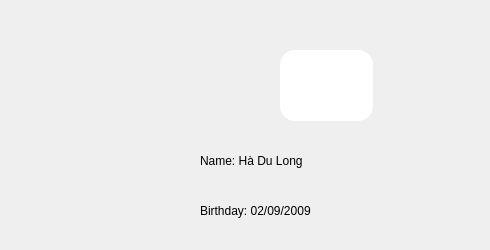
    <widget class="QWidget" name="Profile">
     <widget class="QPushButton" name="btnProfile_2">
      <property name="geometry">
       <rect>
        <x>280</x>
        <y>50</y>
        <width>93</width>
        <height>71</height>
       </rect>
      </property>
      <property name="styleSheet">
       <string notr="true">background-color:white;
border-radius:15px;</string>
      </property>
      <property name="text">
       <string/>
      </property>
      <property name="icon">
       <iconset>
        <normaloff>../../../Downloads/user.png</normaloff>../../../Downloads/user.png</iconset>
      </property>
      <property name="iconSize">
       <size>
        <width>60</width>
        <height>60</height>
       </size>
      </property>
     </widget>
     <widget class="QLabel" name="label_66">
      <property name="geometry">
       <rect>
        <x>200</x>
        <y>130</y>
        <width>261</width>
        <height>61</height>
       </rect>
      </property>
      <property name="styleSheet">
       <string notr="true">font: 18pt &quot;MS Shell Dlg 2&quot;;</string>
      </property>
      <property name="text">
       <string>Name: Hà Du Long</string>
      </property>
     </widget>
     <widget class="QLabel" name="label_67">
      <property name="geometry">
       <rect>
        <x>200</x>
        <y>180</y>
        <width>281</width>
        <height>61</height>
       </rect>
      </property>
      <property name="styleSheet">
       <string notr="true">font: 18pt &quot;MS Shell Dlg 2&quot;;</string>
      </property>
      <property name="text">
       <string>Birthday: 02/09/2009 </string>
      </property>
     </widget>
    </widget>
